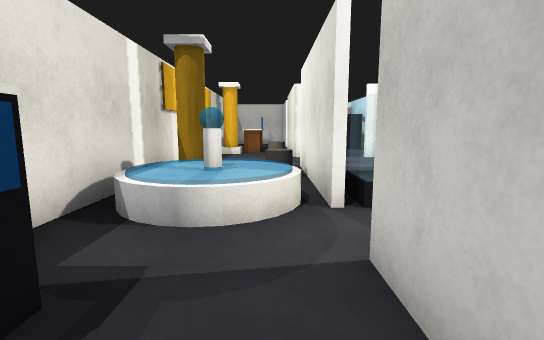
View 1 (above)

20 first-person views from a walk through a world built for the Gazebo simulator. The camera is 1.2 m above the floor, tilts 8° down and sees 85° across. The floor is counted in squares, 1 m on a side. Each view is taken from the middle of a square. On the plan, view 1 faces up. The plan holds only what a view shows up to about 13 squares ahead; the rest is blank.

View 2
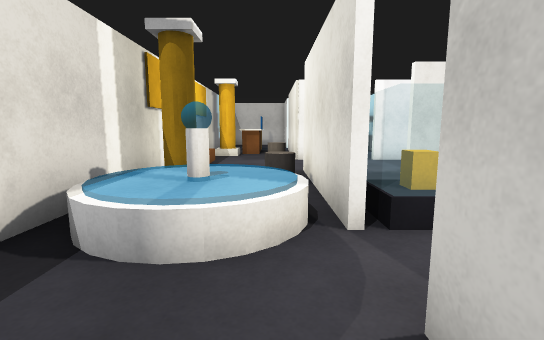

View 3
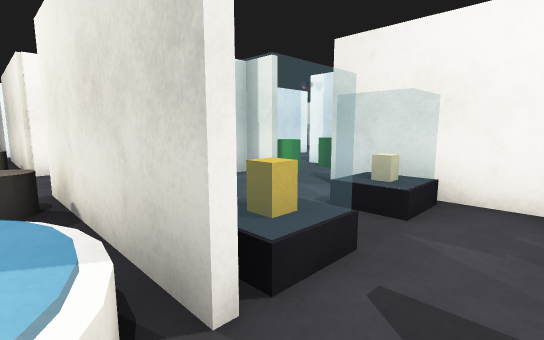

View 4
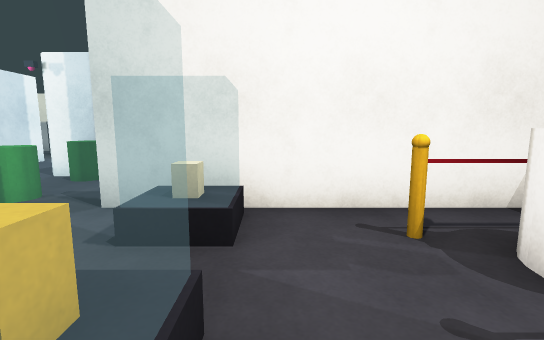

View 5
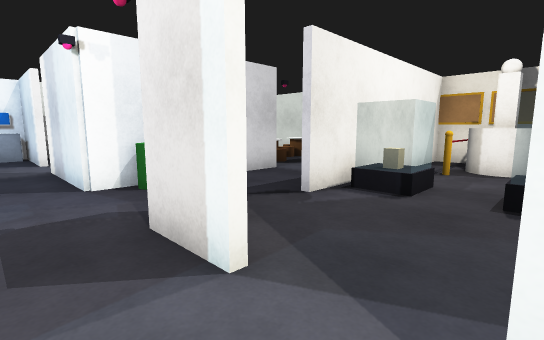

View 6
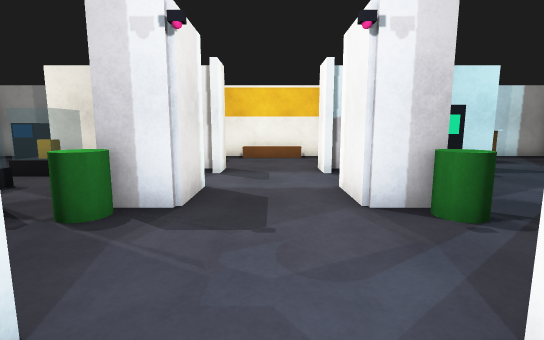

View 7
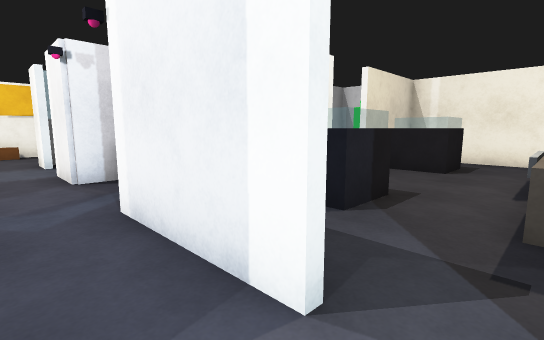

View 8
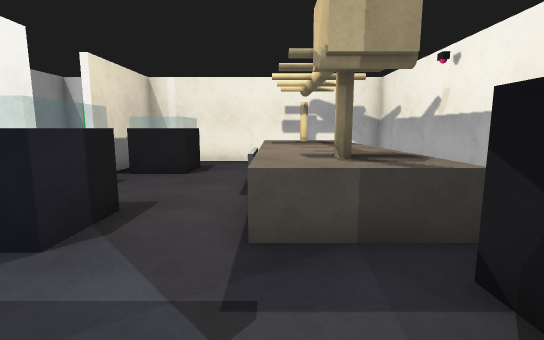

View 9
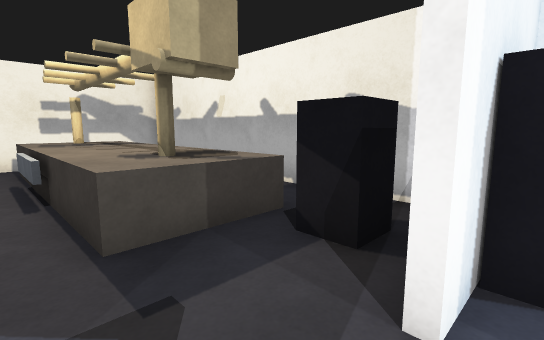

View 10
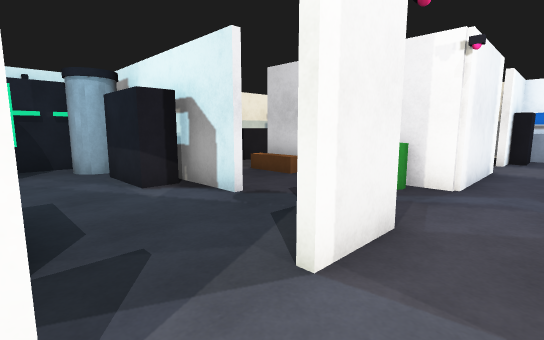

View 11
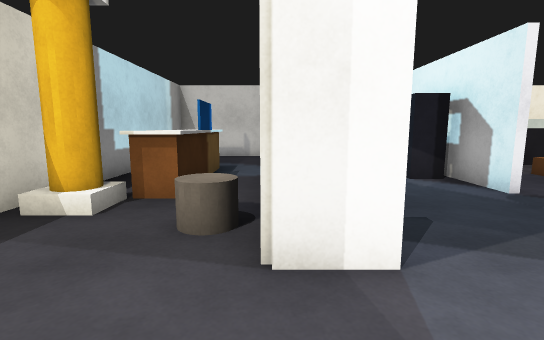

View 12
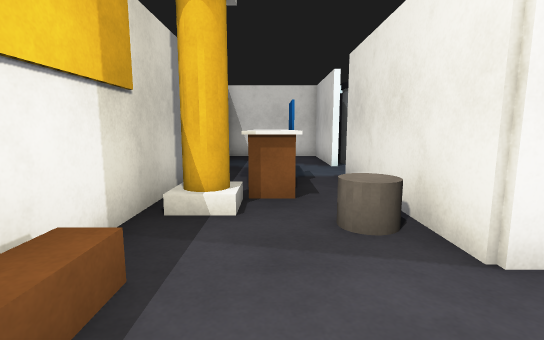

View 13
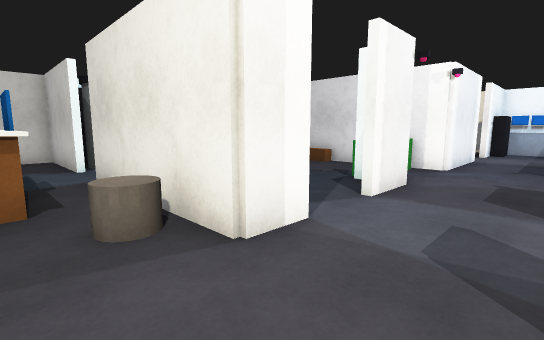

View 14
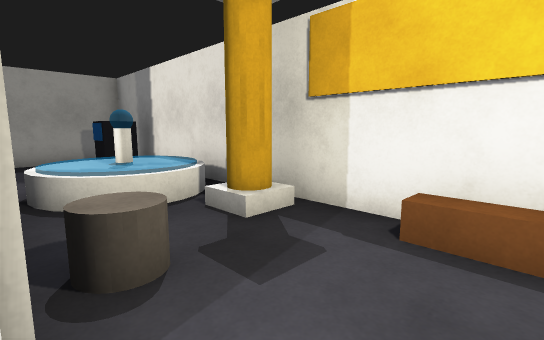

View 15
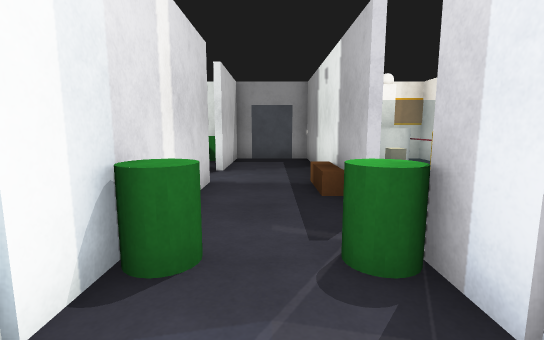

View 16
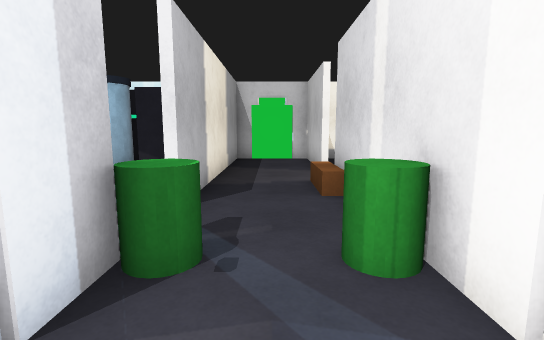

View 17
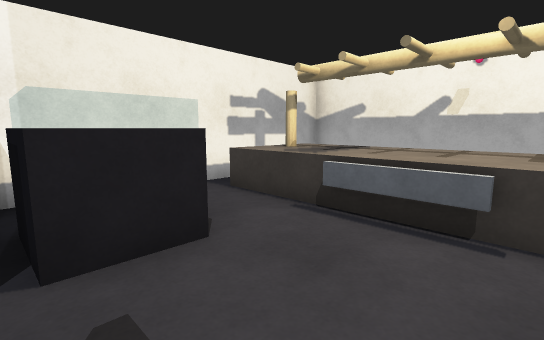

View 18
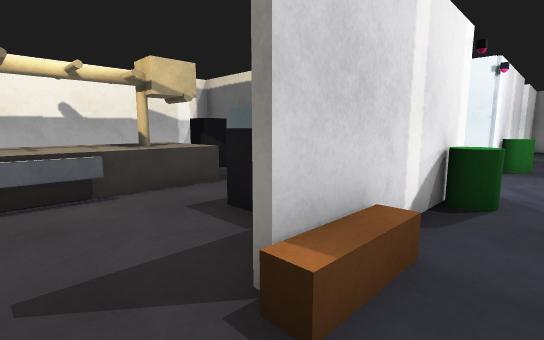

View 19
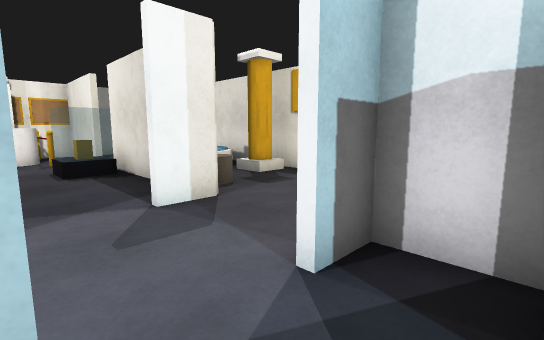

View 20
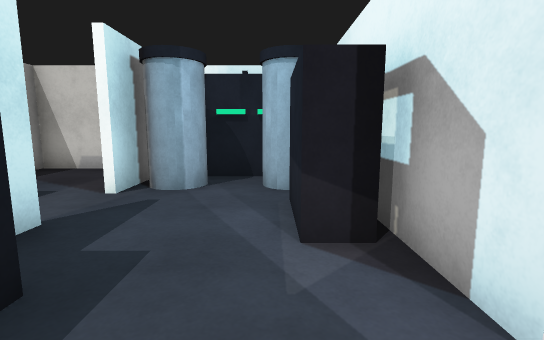

### Floor plan
Ten units are one square. View 1 is at (0, 0); x grows to the right and y downward. Boxes are objects, and circles mark ways between rooms. Rooms are numbered by the first view taken in them; rooms with no view inside come last. Other rooms are left out.
<svg viewBox="-34 -240 208 260">
<path fill="none" stroke="#000" d="M11 -70 11 -55M39 -96 56 -96 56 -84M9 -54 9 -96 21 -96M54 -84 54 -94 39 -94M21 -124 9 -124 9 -176M11 -26 11 9M56 -36 56 -26M56 -136 56 -124 39 -124M9 -9 9 -26M84 -44 84 -96M84 -124 84 -136M54 2 54 -36M38 9 45 9M9 -194 9 -229 -29 -229 -29 9 2 9M56 -178 56 -154M54 -154 54 -162M84 -214 84 -230M120 -124 84 -124M86 -230 86 -214M62 -229 56 -229 56 -221M142 -126 169 -126 169 -229 78 -229M84 -96 119 -96M11 -176 11 -166M155 -124 136 -124M11 -140 11 -126 21 -126M136 -96 164 -96M11 -210 11 -194M161 -98 161 -120M78 9 84 9 84 -26M56 -26 56 9"/>
<rect x="-25" y="-15" width="10" height="10" fill="#bbb"><title>blue box</title></rect>
<rect x="-25" y="-25" width="10" height="10" fill="#bbb"><title>black box</title></rect>
<rect x="-25" y="-65" width="30" height="30" fill="#bbb"><title>white cylinder</title></rect>
<rect x="-25" y="-85" width="10" height="20" fill="#bbb"><title>pillar</title></rect>
<rect x="-25" y="-125" width="10" height="30" fill="#bbb"><title>bench</title></rect>
<rect x="-25" y="-155" width="10" height="20" fill="#bbb"><title>pillar</title></rect>
<rect x="-15" y="-195" width="10" height="50" fill="#bbb"><title>white box</title></rect>
<rect x="-5" y="-95" width="10" height="20" fill="#bbb"><title>grey cylinder</title></rect>
<rect x="-5" y="-145" width="10" height="20" fill="#bbb"><title>grey cylinder</title></rect>
<rect x="5" y="-55" width="10" height="10" fill="#bbb"><title>black box</title></rect>
<rect x="15" y="5" width="10" height="10" fill="#bbb"><title>picture</title></rect>
<rect x="15" y="-15" width="10" height="10" fill="#bbb"><title>other object</title></rect>
<rect x="15" y="-25" width="10" height="10" fill="#bbb"><title>other object</title></rect>
<rect x="25" y="5" width="10" height="10" fill="#bbb"><title>other object</title></rect>
<rect x="25" y="-5" width="10" height="10" fill="#bbb"><title>white cylinder</title></rect>
<rect x="25" y="-15" width="10" height="10" fill="#bbb"><title>white post</title></rect>
<rect x="25" y="-25" width="10" height="10" fill="#bbb"><title>white cylinder</title></rect>
<rect x="35" y="-15" width="10" height="10" fill="#bbb"><title>red box</title></rect>
<rect x="35" y="-25" width="10" height="10" fill="#bbb"><title>yellow ball</title></rect>
<rect x="55" y="-65" width="10" height="30" fill="#bbb"><title>brown box</title></rect>
<rect x="55" y="-95" width="10" height="20" fill="#bbb"><title>green cylinder</title></rect>
<rect x="55" y="-145" width="10" height="20" fill="#bbb"><title>green cylinder</title></rect>
<rect x="75" y="-95" width="10" height="20" fill="#bbb"><title>green cylinder</title></rect>
<rect x="75" y="-145" width="10" height="10" fill="#bbb"><title>green cylinder</title></rect>
<rect x="15" y="-165" width="10" height="30" fill="#bbb"><title>black box</title></rect>
<rect x="15" y="-215" width="10" height="20" fill="#bbb"><title>grey cylinder</title></rect>
<rect x="15" y="-225" width="40" height="10" fill="#bbb"><title>black box</title></rect>
<rect x="35" y="-215" width="20" height="20" fill="#bbb"><title>grey cylinder</title></rect>
<rect x="45" y="-195" width="10" height="30" fill="#bbb"><title>black box</title></rect>
<rect x="65" y="-235" width="10" height="10" fill="#bbb"><title>door leaf</title></rect>
<rect x="75" y="-185" width="10" height="30" fill="#bbb"><title>brown box</title></rect>
<rect x="95" y="-165" width="10" height="20" fill="#bbb"><title>black box</title></rect>
<rect x="95" y="-215" width="10" height="20" fill="#bbb"><title>black box</title></rect>
<rect x="125" y="-155" width="20" height="10" fill="#bbb"><title>beige cylinder</title></rect>
<rect x="125" y="-225" width="30" height="80" fill="#bbb"><title>grey box</title></rect>
<rect x="135" y="-165" width="10" height="10" fill="#bbb"><title>beige pole</title></rect>
<rect x="135" y="-215" width="10" height="10" fill="#bbb"><title>beige pole</title></rect>
<rect x="145" y="-125" width="10" height="10" fill="#bbb"><title>wardrobe</title></rect>
<rect x="145" y="-145" width="10" height="20" fill="#bbb"><title>black box</title></rect>
<rect x="65" y="5" width="10" height="10" fill="#bbb"><title>door leaf</title></rect>
<circle cx="10" cy="-185" r="3" fill="#2a7"/>
<circle cx="30" cy="-130" r="3" fill="#2a7"/>
<circle cx="67" cy="-139" r="3" fill="#2a7"/>
<circle cx="75" cy="-15" r="3" fill="#2a7"/>
<text x="20" y="-80">1</text>
<text x="90" y="-170">2</text>
<text x="70" y="-10">3</text>
</svg>
Room 1 opens to room 2. Room 1 opens to room 3.

Where each view was taken, in squares from view 1:
view 1: 0 up, 0 right, facing up
view 2: 1 up, 0 right, facing up
view 3: 3 up, 0 right, facing up-right
view 4: 4 up, 1 right, facing right
view 5: 11 up, 2 right, facing down-right
view 6: 11 up, 10 right, facing left
view 7: 11 up, 13 right, facing up-left
view 8: 12 up, 13 right, facing up
view 9: 12 up, 12 right, facing up-right
view 10: 11 up, 2 right, facing up-right
view 11: 10 up, 1 right, facing up
view 12: 10 up, 1 left, facing up
view 13: 10 up, 1 left, facing up-right
view 14: 11 up, 1 right, facing down-left
view 15: 11 up, 7 right, facing down
view 16: 11 up, 7 right, facing up
view 17: 17 up, 9 right, facing up-right
view 18: 19 up, 7 right, facing down-right
view 19: 14 up, 4 right, facing down-left
view 20: 14 up, 4 right, facing up
